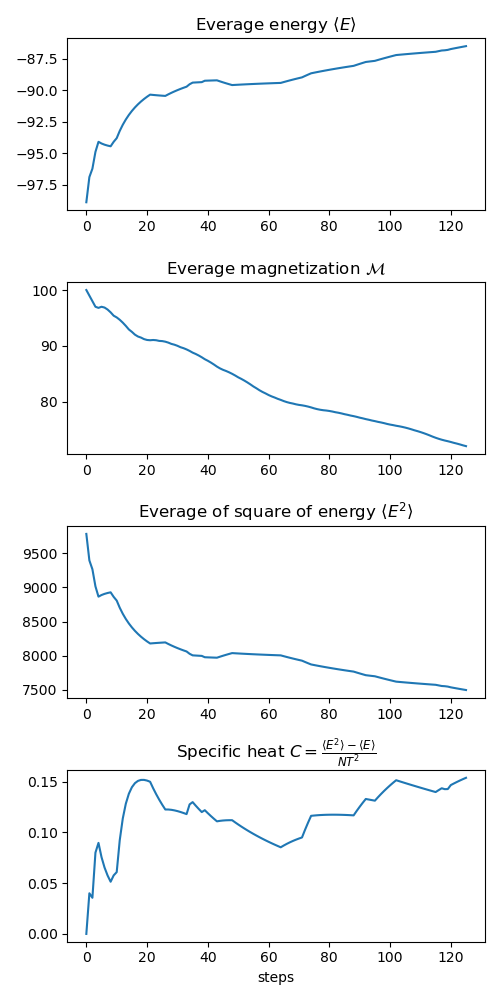

Generate this figure with Python:
""" From "A SURVEY OF COMPUTATIONAL PHYSICS", Python eBook Version
   by RH Landau, MJ Paez, and CC Bordeianu
   Copyright Princeton University Press, Princeton, 2011; Book  Copyright R Landau, 
   Oregon State Unv, MJ Paez, Univ Antioquia, C Bordeianu, Univ Bucharest, 2011.
   Support by National Science Foundation , Oregon State Univ, Microsoft Corp
   
   Adapted by Lev Kaplan 2019"""  

from pylab import *
from random import *

N     = 100                                         # number of spins
J     = 1                        # Exchange energy (J>0 ferromagnetic)
k     = 1.                                            # Boltmann constant
T     = 1.                                              # Temperature
B     = .001

state = array([+1]*N)                 # spin state: +1 up or -1 (down)
                                    # start with all spins up            
seed()                                     # Seed random generator

def energy (S):                                 # Method to calc energy
    sum = 0.  # Sum  energy (interaction term only)
    for  i in range(0,N-1):    # i goes from 0 to N-2
        sum += S[i]*S[i+1]

    return -J*sum + np.sum(S)*B

ES = energy(state)                  # energy of initial state
mag = sum(state)                 # initial magnetization
                                    # Here is the Metropolis algorithm
E_avg = []
M_avg = []
E_sq_avg = []

step = 1
E_avg.append(ES)
M_avg.append(mag)
E_sq_avg.append(ES**2)

for j in range (1,1000):
    r = int(N*random());          # randomly choose which spin to flip
    state[r] *= -1                 # temporarily flip that spin
#    ET = energy(state)             # finds energy of the test config.
    ET = ES                           # find change in energy
    if (r>=1): ET+=  -2*J*state[r-1]*state[r]
    if (r<=N-2): ET+=  -2*J*state[r]*state[r+1]
    deltamag = 2*state[r]    #find change in magnetization
    
    p = exp((ES-ET)/(k*T))        # test with Boltzmann factor
    if p < random():             # reject change
        state[r] *= -1    # go back and keep previous energy
    else:
        step += 1
        ES = ET       #update energy and magnetization
        mag+=deltamag
        E_avg.append((E_avg[-1]*(step-1)+ES)/step)
        M_avg.append((M_avg[-1]*(step-1)+mag)/step)

        E_sq_avg.append((E_sq_avg[-1]*(step-1)+ES*ES)/step)

E_avg = np.array(E_avg)
E_sq_avg = np.array(E_sq_avg)

C = (E_sq_avg - E_avg**2)/(N*T**2)

figure(figsize=(5,10))
subplot(4,1,1)
plot(E_avg)
title(r'Everage energy $\langle E \rangle$')
subplot(4,1,2)
plot(M_avg)
title(r'Everage magnetization $\mathcal{M}$')
subplot(4,1,3)
plot(E_sq_avg)
title(r'Everage of square of energy $\langle E^2 \rangle$')
subplot(4,1,4)
plot(C)
title(r'Specific heat $C = \frac{\langle E^2 \rangle - \langle E \rangle}{N T^2}$')
xlabel('steps')
tight_layout()
savefig('05_03.png')
show()